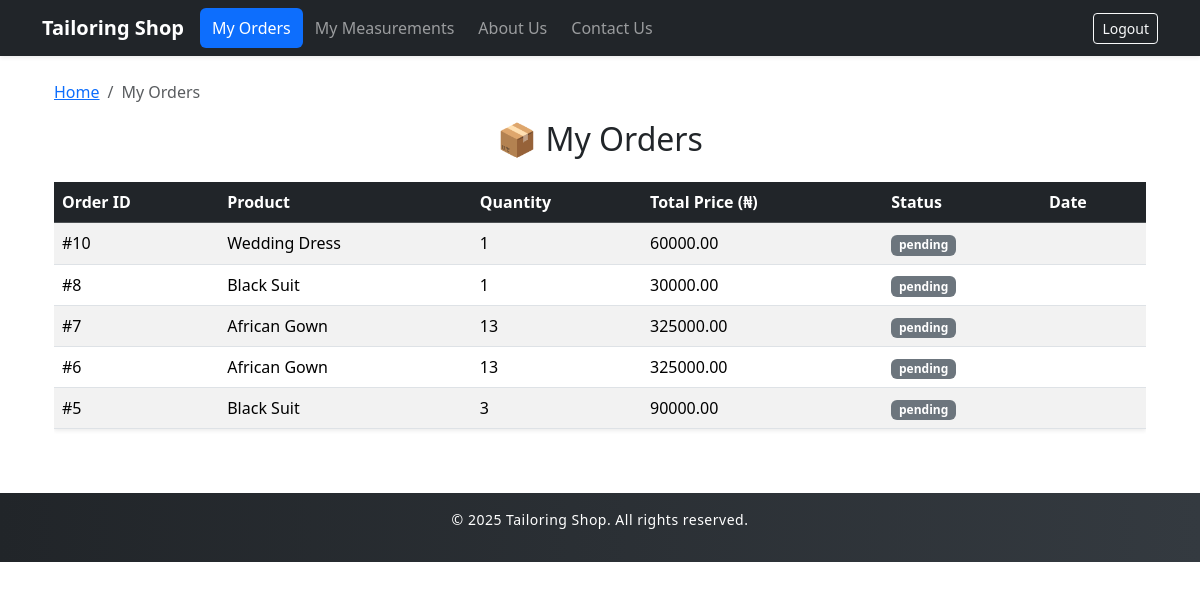
The page /my-orders/ (signed in) on the database as committed earlier.
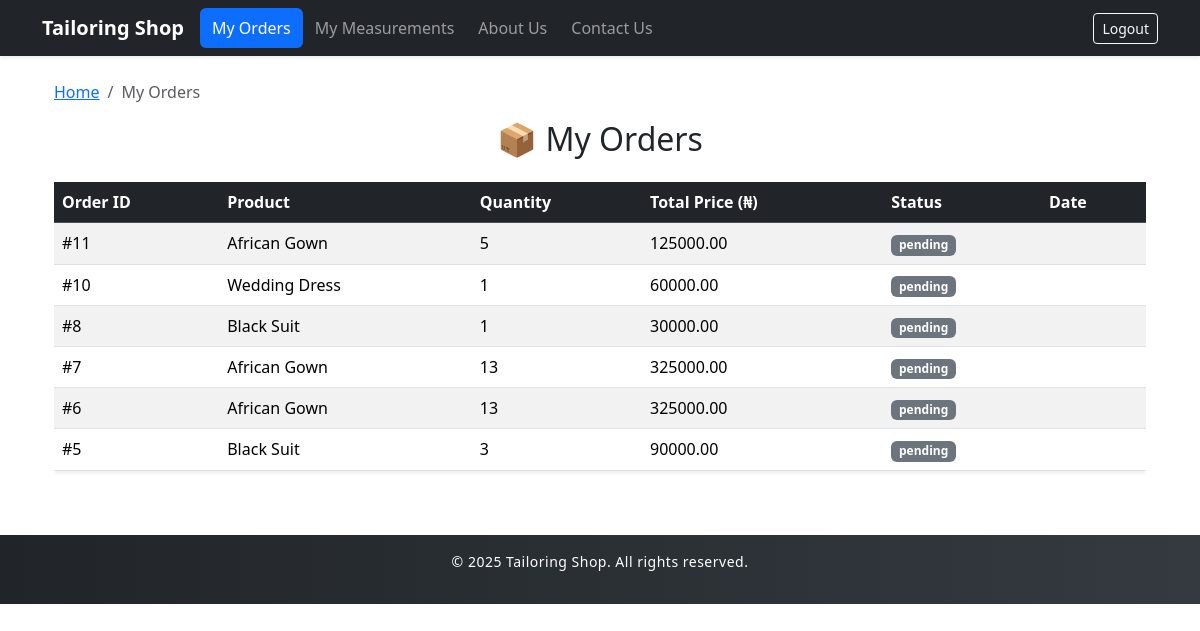
The same page on the database as committed later.
### main_app/models.py (models this page shows, shortened)
class Order(models.Model):
    STATUS_CHOICES = [
        ('pending', 'Pending'),
        ('completed', 'Completed'),
        ('cancelled', 'Cancelled'),
    ]
    user = models.ForeignKey(User, on_delete=models.CASCADE)
    product = models.ForeignKey(Product, on_delete=models.CASCADE)
    quantity = models.IntegerField(default=1)
    status = models.CharField(max_length=10, choices=STATUS_CHOICES, default='pending')
    order_date = models.DateTimeField(auto_now_add=True)

class Product(models.Model):
    name = models.CharField(max_length=100)
    description = models.TextField()
    price = models.DecimalField(max_digits=8, decimal_places=2)
    image = models.ImageField(upload_to='products/', null=True, blank=True)

### main_app/views.py (the view)
# urls.py: path('my-orders/', views.my_orders, name='my_orders'),
@login_required
def my_orders(request):
    orders = Order.objects.filter(user=request.user).order_by("-order_date")
    for order in orders:
        order.total_price = order.quantity * order.product.price
    return render(request, "my_orders.html", {"orders": orders})

### main_app/templates/my_orders.html (shortened to what this page needs)
{% extends 'base.html' %}
{% block content %}
<div class="container">
    <nav aria-label="breadcrumb">
        <ol class="breadcrumb">
            <li class="breadcrumb-item"><a href="{% url 'home' %}">Home</a></li>
            <li class="breadcrumb-item active" aria-current="page">My Orders</li>
        </ol>
    </nav>
    <h2 class="text-center mb-4">📦 My Orders</h2>
    {% if orders %}
        <div class="table-responsive">
            <table class="table table-striped table-hover shadow-sm">
                <thead class="table-dark">
                    <tr>
                        <th>Order ID</th>
                        <th>Product</th>
                        <th>Quantity</th>
                        <th>Total Price (₦)</th>
                        <th>Status</th>
                        <th>Date</th>
                    </tr>
                </thead>
                <tbody>
                    {% for order in orders %}
                        <tr>
                            <td>#{{ order.id }}</td>
                            <td>{{ order.product.name }}</td>
                            <td>{{ order.quantity }}</td>
                            <td>{{ order.total_price }}</td>
                            <td>
                                {% if order.status == "Pending" %}
                                    <span class="badge bg-warning text-dark">Pending</span>
                                {% elif order.status == "Completed" %}
                                    <span class="badge bg-success">Completed</span>
                                {% elif order.status == "Cancelled" %}
                                    <span class="badge bg-danger">Cancelled</span>
                                {% else %}
                                    <span class="badge bg-secondary">{{ order.status }}</span>
                                {% endif %}
                            </td>
                            <td>{{ order.date|date:"M d, Y H:i" }}</td>
                        </tr>
                    {% endfor %}
                </tbody>
            </table>
        </div>
    {% else %}
        <div class="alert alert-info text-center shadow-sm">
            You don’t have any orders yet. <a href="{% url 'home' %}" class="alert-link">Start shopping</a> 🛒
        </div>
    {% endif %}
</div>
{% endblock %}

### main_app/templates/base.html (shortened to what this page needs)
<!DOCTYPE html>
<html lang="en">
<head>
    {% load static %}
    <link href="https://cdn.jsdelivr.net/npm/bootstrap@5.3.3/dist/css/bootstrap.min.css" rel="stylesheet">
    <link rel="stylesheet" href="{% static 'css/styles.css' %}">
</head>
<body>
    <nav class="navbar navbar-expand-lg navbar-dark bg-dark shadow-sm">
        <div class="container">
            <a class="navbar-brand fw-bold" href="{% url 'home' %}">Tailoring Shop</a>
            <div class="collapse navbar-collapse" id="navbarNav">
                <ul class="navbar-nav me-auto">
                    <li class="nav-item">
                        <a class="nav-link {% if request.resolver_match.url_name == 'my_orders' %}active{% endif %}" href="{% url 'my_orders' %}">My Orders</a>
                    </li>
                    {% if user.is_authenticated %}
                        <li class="nav-item">
                            <a class="nav-link {% if request.resolver_match.url_name == 'my_measurements' %}active{% endif %}" href="{% url 'my_measurements' %}">My Measurements</a>
                        </li>
                    {% endif %}
                    <li class="nav-item">
                        <a class="nav-link {% if request.resolver_match.url_name == 'about' %}active{% endif %}" href="{% url 'about' %}">About Us</a>
                    </li>
                    <li class="nav-item">
                        <a class="nav-link {% if request.resolver_match.url_name == 'contact' %}active{% endif %}" href="{% url 'contact' %}">Contact Us</a>
                    </li>
                </ul>
                <div class="d-flex">
                    {% if user.is_authenticated %}
                        <a href="{% url 'logout' %}" class="btn btn-outline-light btn-sm">Logout</a>
                    {% else %}
                        <a href="{% url 'login' %}" class="btn btn-outline-light btn-sm me-2">Login</a>
                        <a href="{% url 'register' %}" class="btn btn-primary btn-sm">Register</a>
                    {% endif %}
                </div>
            </div>
        </div>
    </nav>
    <div class="container my-4">
        {% block content %}{% endblock %}
    </div>
    <footer class="bg-dark text-white text-center py-3 mt-5">
        <p>&copy; 2025 Tailoring Shop. All rights reserved.</p>
    </footer>
</body>
</html>

### main_app/templates/static/css/styles.css (style rules this page uses)
.navbar-dark .navbar-nav .nav-link { transition: all 0.3s ease-in-out; border-radius: 6px; padding-left: 12px; padding-right: 12px; }
.navbar-dark .navbar-nav .nav-link.active { background-color: #0d6efd; color: #fff !important; }
footer { background: linear-gradient(to right, #212529, #343a40); color: #ccc; font-size: 14px; letter-spacing: 0.5px; }
.btn { transition: all 0.3s ease-in-out; }

Rows that differ between the two databases and show on the page:
added Order: id "11", product.name "African Gown", quantity "5", total_price "125000.00", status "pending"
